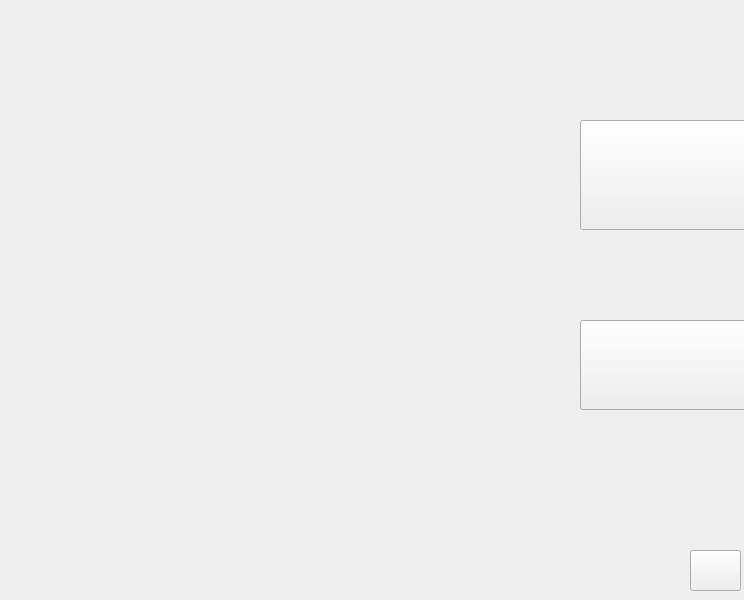
<?xml version="1.0" encoding="UTF-8"?>
<ui version="4.0">
 <class>MainWindow</class>
 <widget class="QMainWindow" name="MainWindow">
  <property name="geometry">
   <rect>
    <x>0</x>
    <y>0</y>
    <width>744</width>
    <height>600</height>
   </rect>
  </property>
  <property name="maximumSize">
   <size>
    <width>744</width>
    <height>16777215</height>
   </size>
  </property>
  <property name="windowTitle">
   <string>MainWindow</string>
  </property>
  <widget class="QWidget" name="centralwidget">
   <widget class="QLabel" name="label">
    <property name="geometry">
     <rect>
      <x>-90</x>
      <y>-1</y>
      <width>681</width>
      <height>611</height>
     </rect>
    </property>
    <property name="text">
     <string/>
    </property>
    <property name="pixmap">
     <pixmap resource="picture.qrc">:/picture/minerMain.png</pixmap>
    </property>
   </widget>
   <widget class="QPushButton" name="buttonMute">
    <property name="geometry">
     <rect>
      <x>690</x>
      <y>550</y>
      <width>51</width>
      <height>41</height>
     </rect>
    </property>
    <property name="styleSheet">
     <string notr="true">border-image: url(:/picture/muteButton.png);</string>
    </property>
    <property name="text">
     <string/>
    </property>
   </widget>
   <widget class="QPushButton" name="buttonStart">
    <property name="geometry">
     <rect>
      <x>580</x>
      <y>120</y>
      <width>210</width>
      <height>110</height>
     </rect>
    </property>
    <property name="autoFillBackground">
     <bool>false</bool>
    </property>
    <property name="styleSheet">
     <string notr="true">border-image: url(:/picture/startButton.png);</string>
    </property>
    <property name="text">
     <string/>
    </property>
    <property name="autoDefault">
     <bool>false</bool>
    </property>
   </widget>
   <widget class="QPushButton" name="buttonRules">
    <property name="geometry">
     <rect>
      <x>580</x>
      <y>320</y>
      <width>185</width>
      <height>90</height>
     </rect>
    </property>
    <property name="styleSheet">
     <string notr="true">border-image: url(:/picture/rulesButton.png);</string>
    </property>
    <property name="text">
     <string/>
    </property>
   </widget>
  </widget>
 </widget>
 <resources>
  <include location="picture.qrc"/>
 </resources>
 <connections/>
</ui>
